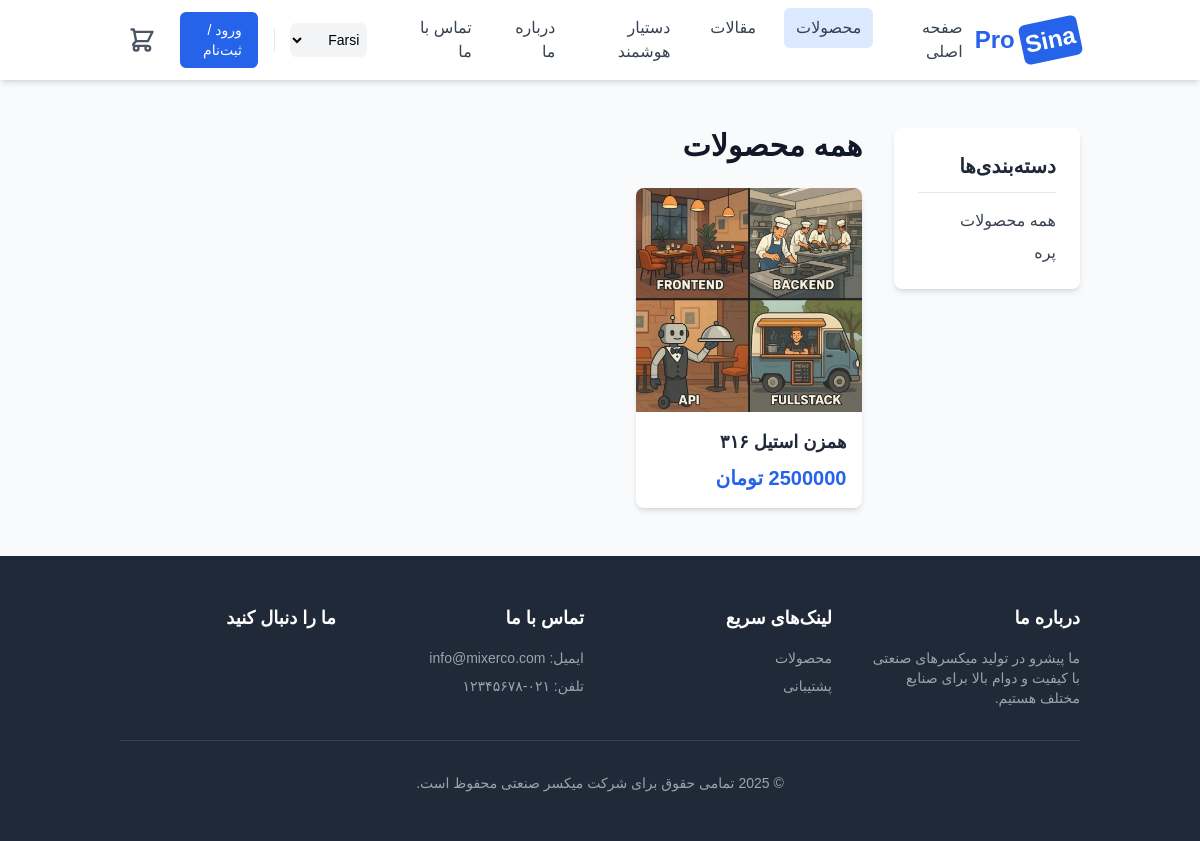
The app's page /fa/shop/ with its own data.
### shop/models.py (models this page shows, shortened)
class Category(models.Model):
    name = models.CharField(max_length=200, db_index=True)
    slug = models.SlugField(max_length=200, unique=True)
    class Meta:
        ordering = ('name',)
        verbose_name = 'category'
        verbose_name_plural = 'categories'
    def get_absolute_url(self):
        return reverse('shop:product_list_by_category', args=[self.slug])

class Product(models.Model):
    category = models.ForeignKey(Category, related_name='products', on_delete=models.CASCADE)
    name = models.CharField(max_length=200, db_index=True)
    slug = models.SlugField(max_length=200, db_index=True)
    image = models.ImageField(upload_to='products/%Y/%m/%d', blank=True)
    description = models.TextField(blank=True)
    price = models.DecimalField(max_digits=10, decimal_places=0)
    available = models.BooleanField(default=True)
    contact_for_price = models.BooleanField(default=False, verbose_name="تماس برای قیمت")
    created = models.DateTimeField(auto_now_add=True)
    updated = models.DateTimeField(auto_now=True)
    class Meta:
        ordering = ('name',)
        index_together = (('id', 'slug'),)
    def get_absolute_url(self):
        return reverse('shop:product_detail', args=[self.slug])

### shop/views.py (the view)
# urls.py: path('', views.product_list, name='product_list'),
def product_list(request, category_slug=None):
    category = None
    categories = Category.objects.all()
    products = Product.objects.filter(available=True)
    if category_slug:
        category = get_object_or_404(Category, slug=category_slug)
        products = products.filter(category=category)
    return render(request,
                  '../templates/product_list.html',
                  {'category': category,
                   'categories': categories,
                   'products': products})

### cart/cart.py (called while the page is built)
    def __len__(self):
        return sum(item['quantity'] for item in self.cart.values())

### cart/context_processors.py (called while the page is built)
def cart(request):
    return {'cart': Cart(request)}

### pages/context_processors.py (called while the page is built)
def unread_messages_count(request):
    if request.user.is_authenticated and request.user.is_staff:
        count = ContactMessage.objects.filter(is_read=False).count()
        return {'unread_messages_count': count}
    return {}

### templates/product_list.html (shortened to what this page needs)
{% extends "base.html" %}
{% load static %}
{% block content %}
<div class="bg-gray-50">
    <div class="container mx-auto px-4 sm:px-6 lg:px-8 py-12">
        <div class="flex flex-col md:flex-row gap-8">
            <aside class="w-full md:w-1/4 lg:w-1/5">
                <div class="bg-white p-6 rounded-lg shadow-md sticky top-24">
                    <h3 class="text-xl font-bold text-gray-800 mb-4 border-b pb-3">دسته‌بندی‌ها</h3>
                    <ul class="space-y-2">
                        <li>
                            <a href="{% url 'shop:product_list' %}" class="block text-gray-700 hover:text-blue-600 font-medium transition-colors {% if not category %}text-blue-600 font-bold{% endif %}">
                                همه محصولات
                            </a>
                        </li>
                        {% for c in categories %}
                        <li>
                            <a href="{{ c.get_absolute_url }}" class="block text-gray-700 hover:text-blue-600 font-medium transition-colors {% if category.slug == c.slug %}text-blue-600 font-bold{% endif %}">
                                {{ c.name }}
                            </a>
                        </li>
                        {% endfor %}
                    </ul>
                </div>
            </aside>
            <main class="w-full md:w-3/4 lg:w-4/5">
                <div class="mb-6">
                    <h1 class="text-3xl font-extrabold text-gray-900">{% if category %}{{ category.name }}{% else %}همه محصولات{% endif %}</h1>
                </div>
                <div class="grid grid-cols-1 sm:grid-cols-2 lg:grid-cols-3 xl:grid-cols-4 gap-8">
                    {% for product in products %}
                    <div class="group relative bg-white rounded-lg shadow-md overflow-hidden hover:shadow-xl transition-shadow duration-300 transform hover:-translate-y-1">
                        <a href="{{ product.get_absolute_url }}">
                            <div class="w-full h-56 bg-gray-200 overflow-hidden">
                                <img src="{% if product.image %}{{ product.image.url }}{% else %}https://placehold.co/400x300/e2e8f0/333?text=No+Image{% endif %}"
                                     alt="{{ product.name }}"
                                     class="w-full h-full object-cover group-hover:opacity-80 transition-opacity duration-300">
                            </div>
                            <div class="p-4">
                                <h3 class="text-lg font-semibold text-gray-800 truncate">{{ product.name }}</h3>
                                {% if product.contact_for_price %}
                                    <p class="mt-2 text-lg font-bold text-red-600">برای قیمت تماس بگیرید</p>
                                {% else %}
                                    <p class="mt-2 text-xl font-bold text-blue-600">{{ product.price|floatformat:"0" }} تومان</p>
                                {% endif %}
                            </div>
                        </a>
                    </div>
                    {% empty %}
                        <p class="col-span-full text-center text-gray-500">هیچ محصولی در این دسته‌بندی یافت نشد.</p>
                    {% endfor %}
                </div>
            </main>
        </div>
    </div>
</div>
{% endblock %}

### templates/base.html (shortened to what this page needs)
{% load i18n %}
{% get_current_language as LANGUAGE_CODE %}
{% get_language_info for LANGUAGE_CODE as lang %}
<!DOCTYPE html>
<html lang="{{ LANGUAGE_CODE }}" dir="{{ lang.bidi|yesno:'rtl,ltr' }}">
<head>
    <script src="https://cdn.tailwindcss.com"></script>
    <link rel="stylesheet" href="https://cdn.jsdelivr.net/gh/rastikerdar/vazirmatn@v33.003/Vazirmatn-font-face.css">
    <link href="https://unpkg.com/aos@2.3.1/dist/aos.css" rel="stylesheet">
</head>
<body class="bg-white flex flex-col min-h-screen">
    <header class="bg-white shadow-md sticky top-0 z-50">
        <nav class="container mx-auto px-4 sm:px-6 lg:px-8">
            <div class="flex items-center justify-between h-20">
                <div class="flex-shrink-0">
                    <a href="{% url 'home' %}" class="text-2xl font-bold text-blue-600">
                       <span class="inline-block transform -rotate-12 bg-blue-600 text-white rounded-md p-1">Sina</span> Pro
                    </a>
                </div>
                <div class="hidden md:flex items-center">
                    <div class="ml-10 flex items-baseline space-x-4 space-x-reverse">
                        <a href="{% url 'home' %}" class="nav-link text-gray-700 hover:bg-blue-600 hover:text-white px-3 py-2 rounded-md text-md font-medium transition-colors">{% trans "صفحه اصلی" %}</a>
                        <a href="{% url 'shop:product_list' %}" class="nav-link text-gray-700 hover:bg-blue-600 hover:text-white px-3 py-2 rounded-md text-md font-medium transition-colors">{% trans "محصولات" %}</a>
                        <a href="{% url 'blog:article_list' %}" class="nav-link text-gray-700 hover:bg-blue-600 hover:text-white px-3 py-2 rounded-md text-md font-medium transition-colors">{% trans "مقالات" %}</a>
                        <a href="{% url 'ai_assistant:chat' %}" class="nav-link text-gray-700 hover:bg-blue-600 hover:text-white px-3 py-2 rounded-md text-md font-medium transition-colors">{% trans "دستیار هوشمند" %}</a>
                        <a href="{% url 'pages:about_us' %}" class="nav-link text-gray-700 hover:bg-blue-600 hover:text-white px-3 py-2 rounded-md text-md font-medium transition-colors">{% trans "درباره ما" %}</a>
                        <a href="{% url 'pages:contact_us' %}" class="nav-link text-gray-700 hover:bg-blue-600 hover:text-white px-3 py-2 rounded-md text-md font-medium transition-colors">{% trans "تماس با ما" %}</a>
                    </div>
                </div>
                <div class="hidden md:flex items-center">
                    <div class="flex items-center space-x-4 space-x-reverse">
                        <form action="{% url 'set_language' %}" method="post" class="flex items-center">
                            <select name="language" onchange="this.form.submit()" class="bg-gray-100 border-gray-300 rounded-md text-sm py-2 px-1">
                                {% get_available_languages as LANGUAGES %}
                                {% for lang_code, lang_name in LANGUAGES %}
                                    <option value="{{ lang_code }}" {% if lang_code == LANGUAGE_CODE %}selected{% endif %}>
                                        {{ lang_name }}
                                    </option>
                                {% endfor %}
                            </select>
                        </form>
                        {% if user.is_authenticated %}
                            <a href="{% url 'profiles:profile' %}" class="text-gray-600 font-medium hover:text-blue-600 transition">{% trans "سلام" %}, {{ user.username }}!</a>
                            <a href="{% url 'accounts:logout' %}" class="flex items-center px-3 py-2 bg-red-500 text-white text-sm font-medium rounded-md hover:bg-red-600 transition">{% trans "خروج" %}</a>
                        {% else %}
                            <a href="{% url 'accounts:login' %}" class="flex items-center px-4 py-2 bg-blue-600 text-white text-sm font-medium rounded-md hover:bg-blue-700 transition">{% trans "ورود / ثبت‌نام" %}</a>
                        {% endif %}
                        <a href="{% url 'cart:cart_detail' %}" class="relative p-2 text-gray-600 hover:text-blue-600 rounded-full hover:bg-gray-100 transition-colors">
                           <svg class="h-7 w-7" fill="none" viewBox="0 0 24 24" stroke="currentColor"><path stroke-linecap="round" stroke-linejoin="round" stroke-width="2" d="M3 3h2l.4 2M7 13h10l4-8H5.4M7 13L5.4 5M7 13l-2.293 2.293c-.63.63-.184 1.707.707 1.707H17m0 0a2 2 0 100 4 2 2 0 000-4zm-8 2a2 2 0 11-4 0 2 2 0 014 0z" /></svg>
                        </a>
                    </div>
                </div>
            </div>
        </nav>
    </header>
    <main class="flex-grow">
        {% block content %}{% endblock %}
    </main>
    <footer class="bg-gray-800 text-white">
        <div class="container mx-auto py-12 px-4 sm:px-6 lg:px-8">
            <div class="grid grid-cols-2 md:grid-cols-4 gap-8">
                <div>
                    <h3 class="text-lg font-semibold">{% trans "درباره ما" %}</h3>
                    <p class="mt-4 text-gray-400 text-sm">{% trans "ما پیشرو در تولید میکسرهای صنعتی با کیفیت و دوام بالا برای صنایع مختلف هستیم." %}</p>
                </div>
                <div>
                    <h3 class="text-lg font-semibold">{% trans "لینک‌های سریع" %}</h3>
                    <ul class="mt-4 space-y-2 text-sm">
                        <li><a href="{% url 'shop:product_list' %}" class="text-gray-400 hover:text-white">{% trans "محصولات" %}</a></li>
                        <li><a href="#" class="text-gray-400 hover:text-white">{% trans "پشتیبانی" %}</a></li>
                    </ul>
                </div>
                <div>
                    <h3 class="text-lg font-semibold">{% trans "تماس با ما" %}</h3>
                    <ul class="mt-4 space-y-2 text-sm text-gray-400">
                        <li>{% trans "ایمیل" %}: info@mixerco.com</li>
                        <li>{% trans "تلفن" %}: ۰۲۱-۱۲۳۴۵۶۷۸</li>
                    </ul>
                </div>
                <div>
                    <h3 class="text-lg font-semibold">{% trans "ما را دنبال کنید" %}</h3>
                </div>
            </div>
            <div class="mt-8 border-t border-gray-700 pt-8 text-center text-sm text-gray-400">
                <p>&copy; {% now "Y" %} {% trans "تمامی حقوق برای شرکت میکسر صنعتی محفوظ است." %}</p>
            </div>
        </div>
    </footer>
</body>
</html>

### templates/base.html (style rules this page uses)
body { font-family: 'Vazirmatn', sans-serif; }
.nav-link-active { background-color: #DBEAFE; color: #2563EB; font-weight: 700; }

### records on screen
Category: name "پره"
Product: image (picture), name "همزن استیل ۳۱۶", price "2500000"

### other values on screen
form field language "Farsi"
